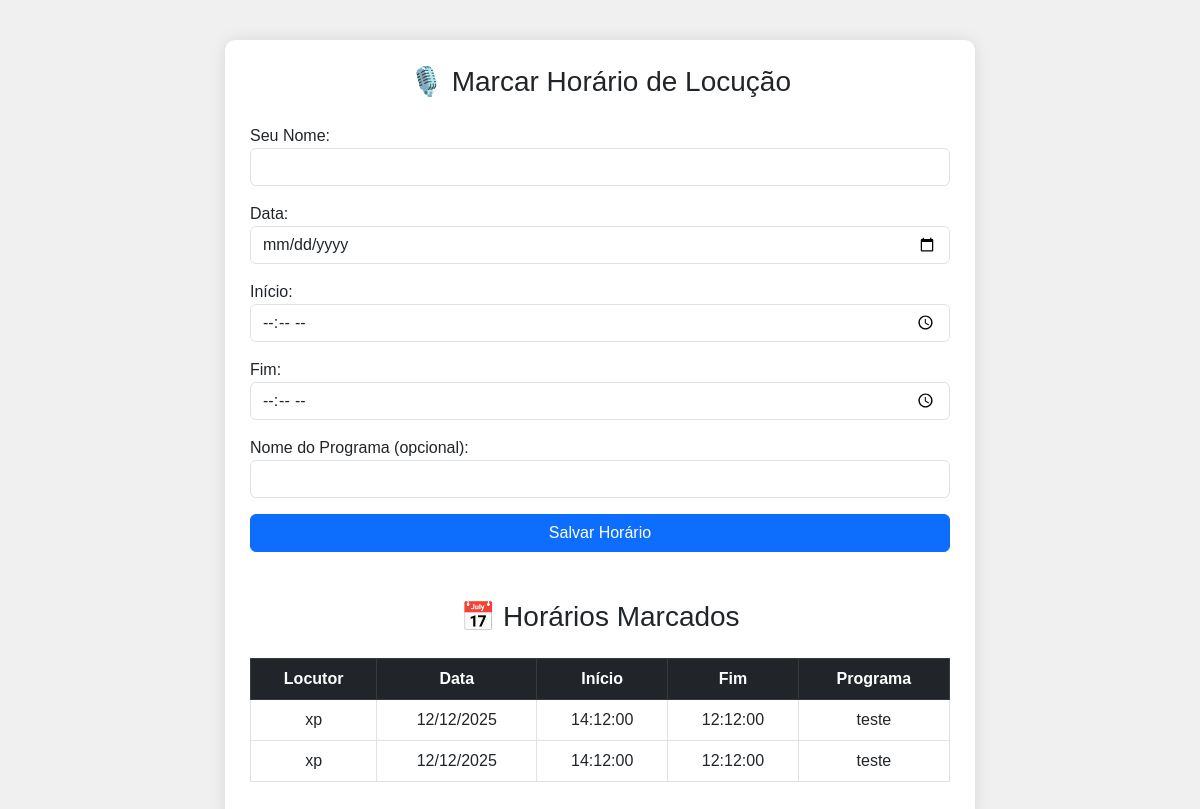
The page /panel/salsa-marcar-horario.php on the database its author committed.
### tables this page shows
CREATE TABLE `radio_horario` (
  `id` int(11) NOT NULL,
  `usuario` varchar(100) NOT NULL,
  `data` date NOT NULL,
  `hora_inicio` time NOT NULL,
  `hora_fim` time NOT NULL,
  `programa` varchar(100) DEFAULT NULL,
  `criado_em` timestamp NOT NULL DEFAULT current_timestamp()
);

### panel/salsa-marcar-horario.php (the view, shortened to what this page needs)
<?php
class RadioPainel
{
    public static function listar_horarios($conn)
    {
        $sql = "SELECT * FROM radio_horario ORDER BY data ASC, hora_inicio ASC";
        $result = $conn->query($sql);
        if ($result->num_rows > 0) {
            echo '<table class="table table-bordered text-center">';
            echo '<thead class="table-dark"><tr><th>Locutor</th><th>Data</th><th>Início</th><th>Fim</th><th>Programa</th></tr></thead><tbody>';
            while ($row = $result->fetch_assoc()) {
                echo '<tr>';
                echo '<td>' . htmlspecialchars($row['usuario']) . '</td>';
                echo '<td>' . date("d/m/Y", strtotime($row['data'])) . '</td>';
                echo '<td>' . htmlspecialchars($row['hora_inicio']) . '</td>';
                echo '<td>' . htmlspecialchars($row['hora_fim']) . '</td>';
                echo '<td>' . htmlspecialchars($row['programa']) . '</td>';
                echo '</tr>';
            }
            echo '</tbody></table>';
        } else {
            echo '<p class="text-center">Nenhum horário marcado ainda.</p>';
        }
    }
}
$conn = new mysqli("localhost", "root", "", "teste");
?>
<!DOCTYPE html>
<html lang="pt-br">
<head>
    <link href="https://cdn.jsdelivr.net/npm/bootstrap@5.3.0/dist/css/bootstrap.min.css" rel="stylesheet" />
</head>
<body>
<div class="container">
    <h3>🎙️ Marcar Horário de Locução</h3>
    <form method="post" class="mb-5">
        <div class="mb-3">
            <label>Seu Nome:</label>
            <input type="text" name="usuario" class="form-control" required />
        </div>
        <div class="mb-3">
            <label>Data:</label>
            <input type="date" name="data" class="form-control" required />
        </div>
        <div class="mb-3">
            <label>Início:</label>
            <input type="time" name="hora_inicio" class="form-control" required />
        </div>
        <div class="mb-3">
            <label>Fim:</label>
            <input type="time" name="hora_fim" class="form-control" required />
        </div>
        <div class="mb-3">
            <label>Nome do Programa (opcional):</label>
            <input type="text" name="programa" class="form-control" />
        </div>
        <button type="submit" name="marcar_horario" class="btn btn-primary w-100">Salvar Horário</button>
    </form>
    <h3>📅 Horários Marcados</h3>
    <?php
        RadioPainel::listar_horarios($conn);
    ?>
</div>
</body>
</html>

### panel/salsa-marcar-horario.php (style rules this page uses)
body { background:#f0f0f0; font-family: Arial, sans-serif; }
.container { max-width: 750px; margin: 40px auto; background: #fff; padding: 25px; border-radius: 10px; box-shadow: 0 0 15px rgba(0,0,0,0.1); }
h3 { text-align:center; margin-bottom: 25px; }
table { margin-top: 20px; }

### rows shown on the page
radio_horario: usuario "xp", data "12/12/2025", hora_inicio "14:12:00", hora_fim "12:12:00", programa "teste"
radio_horario: usuario "xp", data "12/12/2025", hora_inicio "14:12:00", hora_fim "12:12:00", programa "teste"
